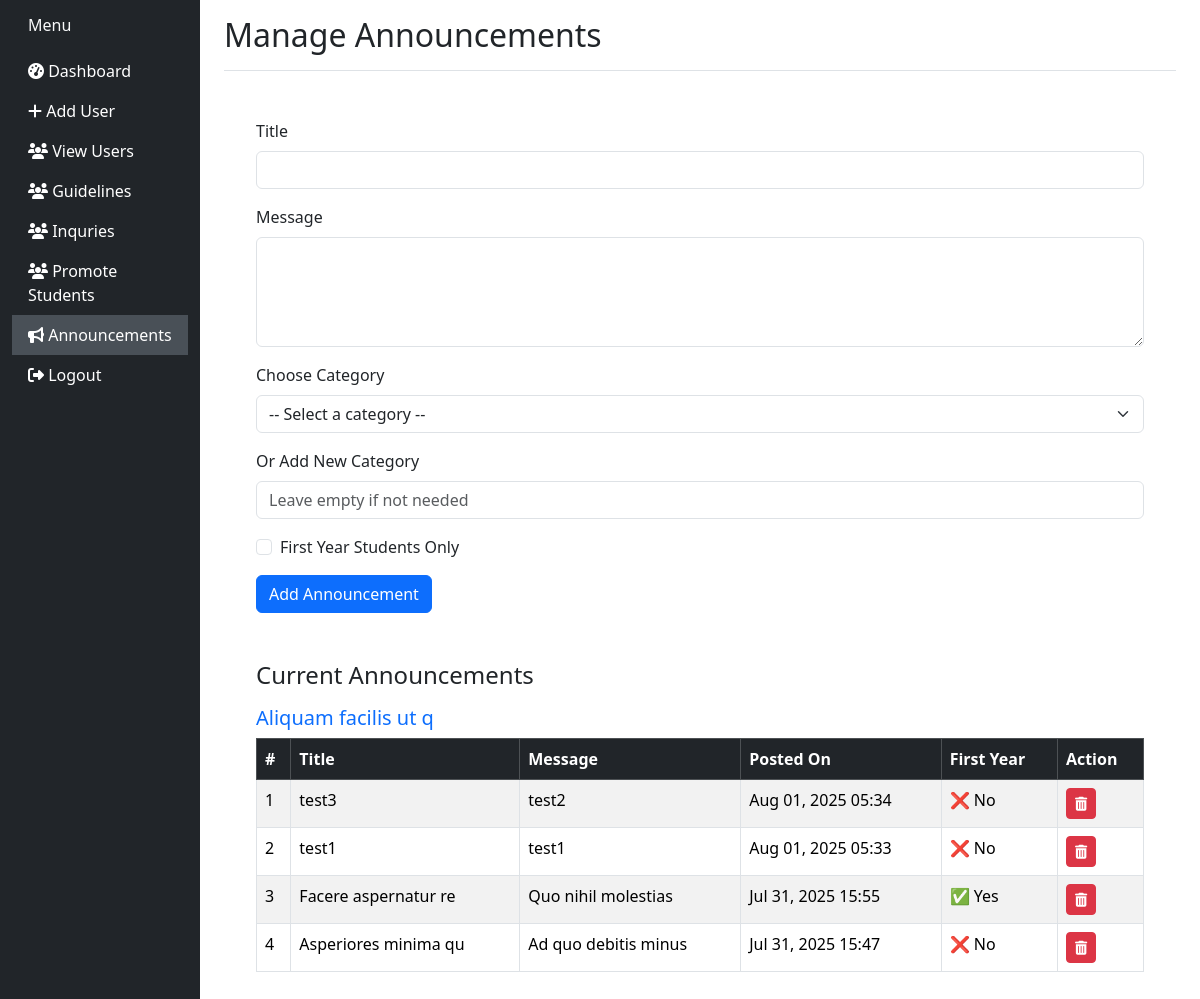
Page /announcements/ on the earlier database version.
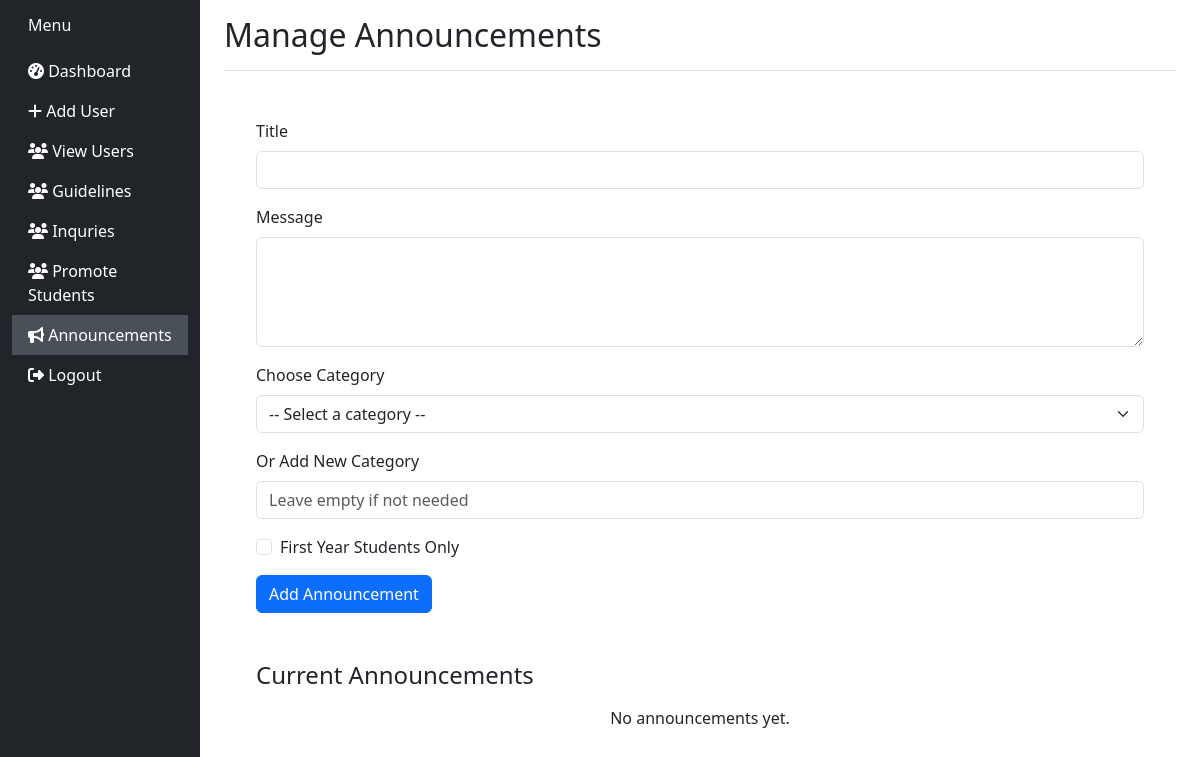
Same page on the later database version.
### apps/pages/models.py (models this page shows, shortened)
class Announcement(models.Model):
    title = models.CharField(max_length=200)
    body = models.TextField()
    category = models.ForeignKey(AnnouncementCategory, on_delete=models.CASCADE)
    created_at = models.DateTimeField(auto_now_add=True)
    first_year_only = models.BooleanField(default=False)  # ✅ NEW FIELD

class AnnouncementCategory(models.Model):
    name = models.CharField(max_length=100, unique=True)

### apps/pages/super_admin.py (the view)
# urls.py: path('announcements/', super_admin.announcements_page, name='announcements'),
def announcements_page(request):
    categories = AnnouncementCategory.objects.all()
    anns = Announcement.objects.select_related('category').order_by('-created_at')
    grouped = defaultdict(list)
    for ann in anns:
        grouped[ann.category.name if ann.category else "Uncategorized"].append(ann)
    context = {
        'categories': categories,
        'announcements': dict(grouped),
    }
    return render(request, 'super_admin/announcements.html', context)

### templates/super_admin/announcements.html (shortened to what this page needs)
<!DOCTYPE html>
{% load static widget_tweaks %}
<html lang="en">
<head>
    <link href="https://cdn.jsdelivr.net/npm/bootstrap@5.3.2/dist/css/bootstrap.min.css" rel="stylesheet" />
    <link href="https://cdnjs.cloudflare.com/ajax/libs/font-awesome/6.5.0/css/all.min.css" rel="stylesheet" />
</head>
<body>
    <div class="container-fluid">
        <div class="row">
            <nav class="col-md-3 col-lg-2 d-md-block bg-dark sidebar collapse">
                {% include 'super_admin/partial/sidebar.html' %}
            </nav>
            <main class="col-md-9 ms-sm-auto col-lg-10 px-md-4">
                <div class="d-flex justify-content-between align-items-center pt-3 pb-2 mb-3 border-bottom">
                    <h1 class="h2">Manage Announcements</h1>
                </div>
                <div class="content">
                    <form method="post" action="{% url 'add_announcement' %}" class="mb-5">
                        <div class="mb-3">
                            <label for="title" class="form-label">Title</label>
                            <input type="text" name="title" class="form-control" id="title" required />
                        </div>
                        <div class="mb-3">
                            <label for="body" class="form-label">Message</label>
                            <textarea name="body" class="form-control" id="body" rows="4" required></textarea>
                        </div>
                        <div class="mb-3">
                            <label for="category_id" class="form-label">Choose Category</label>
                            <select name="category_id" id="category_id" class="form-select">
                                <option value="" selected>-- Select a category --</option>
                            </select>
                        </div>
                        <div class="mb-3">
                            <label for="new_category" class="form-label">Or Add New Category</label>
                            <input type="text" name="new_category" class="form-control" id="new_category"
                                placeholder="Leave empty if not needed" />
                        </div>
                        <div class="form-check mb-3">
                            <input type="checkbox" class="form-check-input" id="first_year_only" name="first_year_only"
                                value="True">
                            <label class="form-check-label" for="first_year_only">First Year Students Only</label>
                        </div>
                        <button type="submit" class="btn btn-primary">Add Announcement</button>
                    </form>
                    <h4 class="mb-3">Current Announcements</h4>
                    {% if announcements %}
                    {% for category, anns in announcements.items %}
                    <div class="mb-4">
                        <h5 class="text-primary">{{ category }}</h5>
                        <div class="table-responsive">
                            <table class="table table-bordered table-striped">
                                <thead class="table-dark">
                                    <tr>
                                        <th>#</th>
                                        <th>Title</th>
                                        <th>Message</th>
                                        <th>Posted On</th>
                                        <th>First Year</th>
                                        <th>Action</th>
                                    </tr>
                                </thead>
                                <tbody>
                                    {% for ann in anns %}
                                    <tr>
                                        <td>{{ forloop.counter }}</td>
                                        <td>{{ ann.title }}</td>
                                        <td>{{ ann.body }}</td>
                                        <td>{{ ann.created_at|date:"M d, Y H:i" }}</td>
                                        <td>
                                            {% if ann.first_year_only %}
                                            ✅ Yes
                                            {% else %}
                                            ❌ No
                                            {% endif %}
                                        </td>
                                        <td>
                                            <a href="{% url 'delete_announcement' ann.id %}"
                                                class="btn btn-sm btn-danger"
                                                onclick="return confirm('Are you sure you want to delete this announcement?');">
                                                <i class="fas fa-trash-alt"></i>
                                            </a>
                                        </td>
                                    </tr>
                                    {% endfor %}
                                </tbody>
                            </table>
                        </div>
                    </div>
                    {% endfor %}
                    {% else %}
                    <p class="text-center">No announcements yet.</p>
                    {% endif %}
                </div>
            </main>
        </div>
    </div>
</body>
</html>

### templates/super_admin/partial/sidebar.html
<div class="position-sticky pt-3">
  <h6 class="text-light px-3 mb-3">Menu</h6>
  <ul class="nav flex-column">
    <li class="nav-item">
      <a class="nav-link {% if request.resolver_match.url_name == 'home' %}active{% endif %}" href="{% url 'home' %}">
        <i class="fas fa-tachometer-alt"></i> Dashboard
      </a>
    </li>
    <li class="nav-item">
      <a class="nav-link {% if request.resolver_match.url_name == 'add_book' %}active{% endif %}"
        href="{% url 'add_user_page' %}">
        <i class="fas fa-plus"></i> Add User
      </a>
    </li>
    <li class="nav-item">
      <a class="nav-link {% if request.resolver_match.url_name == 'view-users' %}active{% endif %}"
        href="{% url 'view_all_users' %}">
        <i class="fas fa-users"></i> View Users
      </a>
    </li>
    <li class="nav-item">
      <a class="nav-link {% if request.resolver_match.url_name == 'view-users' %}active{% endif %}"
        href="{% url 'guidelines_page' %}">
        <i class="fas fa-users"></i> Guidelines
      </a>
    </li>
    <li class="nav-item">
      <a class="nav-link {% if request.resolver_match.url_name == 'view-users' %}active{% endif %}"
        href="{% url 'inquiries_page' %}">
        <i class="fas fa-users"></i> Inquries
      </a>
    </li>
    <li class="nav-item">
      <a class="nav-link {% if request.resolver_match.url_name == 'view-users' %}active{% endif %}"
        href="{% url 'promote_students' %}">
        <i class="fas fa-users"></i> Promote Students
      </a>
    </li>
    <li class="nav-item">
      <a class="nav-link {% if request.resolver_match.url_name == 'announcements' %}active{% endif %}"
        href="{% url 'announcements' %}">
        <i class="fas fa-bullhorn"></i> Announcements
      </a>
    </li>
    <li class="nav-item">
      <a class="nav-link text-white" href="{% url 'logout-user' %}">
        <i class="fas fa-sign-out-alt"></i> Logout
      </a>
    </li>
  </ul>
</div>

### templates/super_admin/announcements.html (style rules this page uses)
body { overflow-x: hidden; }
.sidebar { min-height: 100vh; background-color: #343a40; }
.sidebar .nav-link { color: #fff; }
.sidebar .nav-link.active { background-color: #495057; }
.content { padding: 2rem; }

Differences in the rows shown:
removed Announcement: name "Aliquam facilis ut q", title "test3", body "test2", created_at "Aug 01, 2025 05:34", first_year_only "❌ No"
removed Announcement: title "test1", body "test1", created_at "Aug 01, 2025 05:33", first_year_only "❌ No", shown under "Aliquam facilis ut q"
removed Announcement: title "Facere aspernatur re", body "Quo nihil molestias", created_at "Jul 31, 2025 15:55", first_year_only "✅ Yes", shown under "Aliquam facilis ut q"
removed Announcement: title "Asperiores minima qu", body "Ad quo debitis minus", created_at "Jul 31, 2025 15:47", first_year_only "❌ No", shown under "Aliquam facilis ut q"
Other differences:
text now shown: "No announcements yet."
